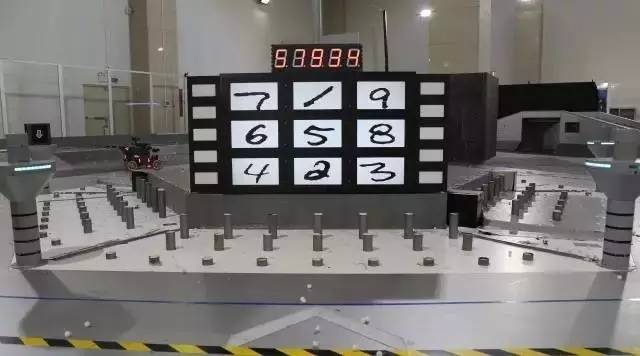
//> input picture Rune1.jpg, 640 x 356 px
$ ./test   (built with g++ and OpenCV 4)
//> lines starting //> are read from the running program, lines starting //| are printed output that depends on the picture; after the words box and inside, x2 and y2 are one past the last pixel; in counts of white or black regions, pixels touching at a corner belong together
#include<opencv2/opencv.hpp>
#include<opencv2/imgproc/imgproc.hpp>
#include<iostream>
#include<curses.h>           // may have to modify this line if not using Windows
#define CV_BGR2GRAY cv::COLOR_BGRA2GRAY
///////////////////////////////////////////////////////////////////////////////////////////////////
using namespace std;
using namespace cv;

int main() {
	Mat image, image_gray;
	Mat image_processed;
	vector<vector<Point>> contour;
	vector<Vec4i> hierarchy;
	image = imread("Rune1.jpg");
//> image is the input picture: 356 rows x 640 cols, CV_8UC3; mean B, G, R 111.9, 113.6, 116.4

	// Validation of the image
	if (!image.data) {
		cout << "I couldnt read the image";
		return -1;
	}
	else {
		image.copyTo(image_processed);
	}

	// First convert it into grayscale picture
	cvtColor(image_processed, image_gray, CV_BGR2GRAY);
	// then do thresholding to convert in into a binary picture
	threshold(image_gray, image_processed, 100, 255, 1);
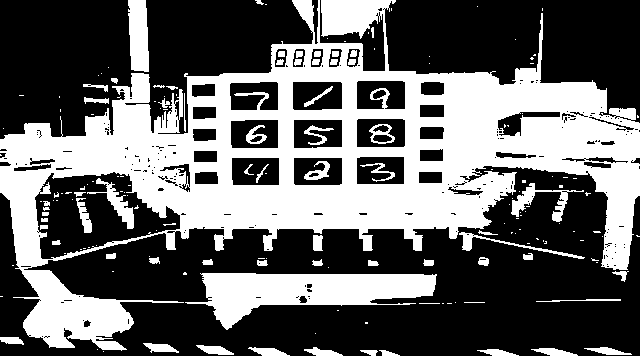
//> image_processed: 356 rows x 640 cols, CV_8UC1; 39.5% white; 171 white regions (106 under 20 px)
	// Finding contour
	findContours(image_processed, contour, hierarchy, RETR_TREE, CHAIN_APPROX_SIMPLE, Point(0, 0));
//> contour = 432 contours, 318 with area under 20; largest, box (x1, y1, x2, y2) and area: (0, 0, 640, 351) 97342, (34, 171, 181, 260) 8181, (185, 273, 437, 330) 7118, (292, 81, 343, 111) 1424, (356, 118, 406, 148) 1414

	for (int i = 0; i < contour.size(); i++) {
		drawContours(image_processed, contour, i, Scalar(0, 0, 255), 3, 8, hierarchy, 0, Point());
	}
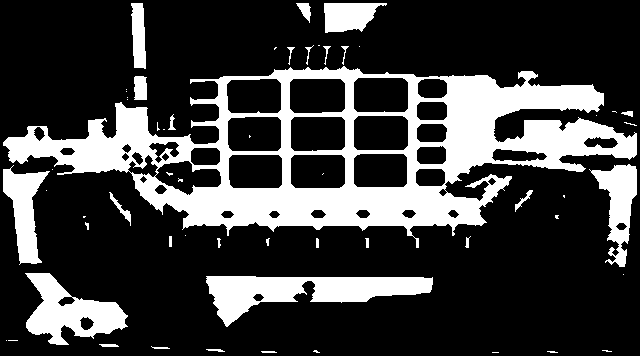
//> image_processed: 356 rows x 640 cols, CV_8UC1; 24.3% white; 57 white regions (29 under 20 px), largest, box (x1, y1, x2, y2) and area: (3, 66, 637, 248) 38244, (206, 276, 433, 327) 5436, (25, 273, 128, 345) 3639

	namedWindow("Original image", WINDOW_AUTOSIZE);
	namedWindow("Processed image", WINDOW_AUTOSIZE);
	imshow("Original image", image);
	imshow("Processed image", image_processed);


	imwrite("Rune1_processed_binary.jpg", image_processed);
	waitKey(0);
	return 0;
}
